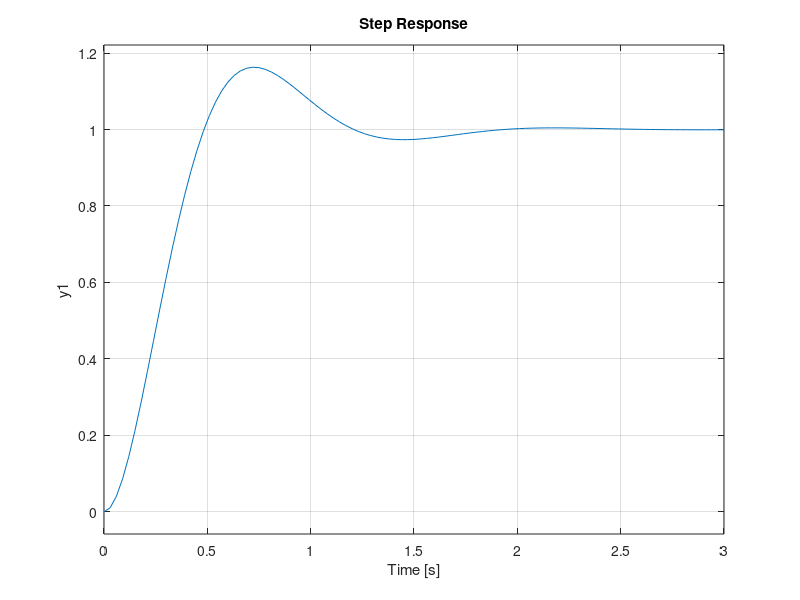
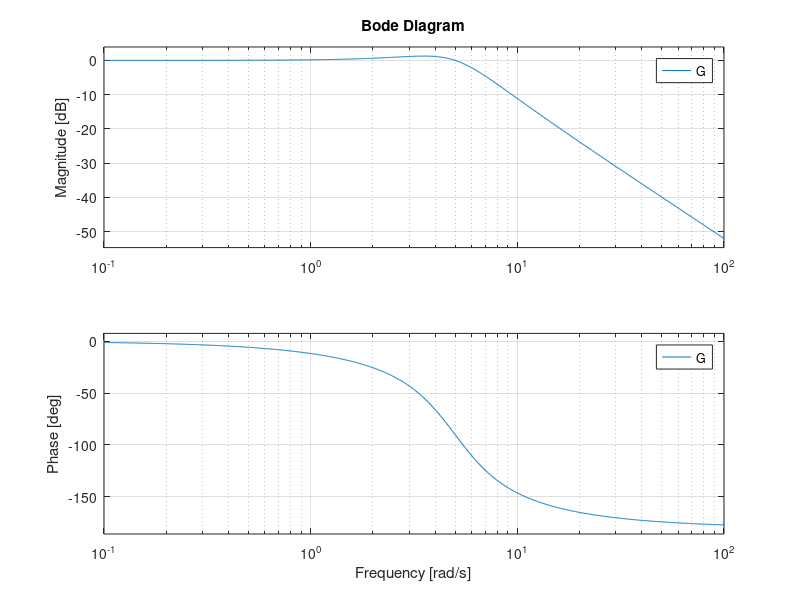

Recreate these plots in MATLAB, in order.
%% 3.Frequency response of Second order systems
clc;
clear;
s = tf('s');
G = 25/(s^2 + 5*s + 25);
figure(1);
step(G)
figure(2)
bode(G)
